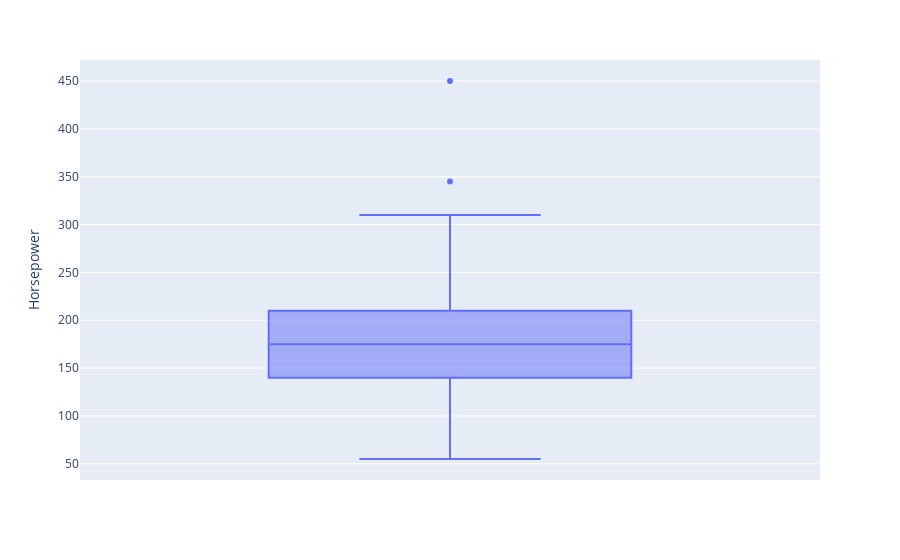

Notebook code for this chart:
### Markdown cell above
### boxplot

### Code cell
px.box(data_frame=data,y='Horsepower')

### Figure 1 — Plotly figure (JSON) as saved in the notebook; plotly's stock layout.template omitted (floating-point values rounded to 4 significant figures)
{"data": [{"alignmentgroup": "True", "hovertemplate": "Horsepower=%{y}<extra></extra>", "legendgroup": "", "marker": {"color": "#636efa"}, "name": "", "notched": false, "offsetgroup": "", "orientation": "v", "showlegend": false, "type": "box", "x0": " ", "xaxis": "x", "y": [210, 170, 124, 115, 133, 250, 170, 150, 210, 100, 302, 115, 193, 120, 150, 185, 132, 127, 222, 205, 175, 115, 150, 225, 275, 185, 300, 221, 205, 142, 155, 450, 200, 115, 115, 210, 126, 150, 240, 120, 190, 170, 230, 200, 200, 132, 150, 106, 200, 168, 175, 132, 140, 168, 120, 275, 195, 132, 155, 180, 175, 119, 163, 200, 150, 145, 193, 190, 140, 210, 217, 125, 275, 150, 310, 120, 230, 170, 146, 205, 290, 110, 55, 227, 113, 210, 253, 225, 345, 173, 135, 215, 200, 148, 200, 161, 163, 210, 200, 175, 275, 220, 100, 170, 210, 92, 240, 153, 190, 205, 195, 150, 154, 175, 125, 300, 140], "y0": " ", "yaxis": "y"}], "layout": {"boxmode": "group", "legend": {"tracegroupgap": 0}, "margin": {"t": 60}, "xaxis": {"anchor": "y", "domain": [0, 1]}, "yaxis": {"anchor": "x", "domain": [0, 1], "title": {"text": "Horsepower"}}}}
